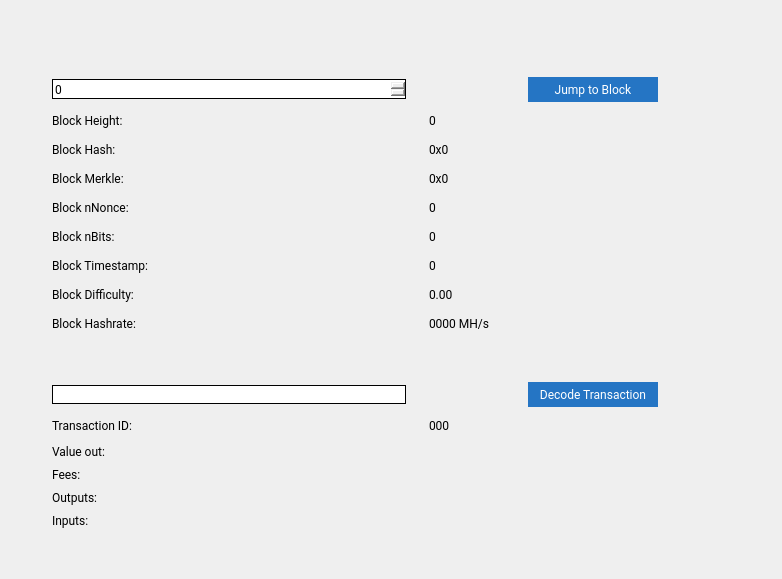
<?xml version="1.0" encoding="UTF-8"?>
<ui version="4.0">
 <class>BlockBrowser</class>
 <widget class="QWidget" name="BlockBrowser">
  <property name="windowModality">
   <enum>Qt::NonModal</enum>
  </property>
  <property name="enabled">
   <bool>true</bool>
  </property>
  <property name="geometry">
   <rect>
    <x>0</x>
    <y>0</y>
    <width>782</width>
    <height>579</height>
   </rect>
  </property>
  <property name="sizePolicy">
   <sizepolicy hsizetype="Preferred" vsizetype="Preferred">
    <horstretch>0</horstretch>
    <verstretch>0</verstretch>
   </sizepolicy>
  </property>
  <property name="minimumSize">
   <size>
    <width>0</width>
    <height>0</height>
   </size>
  </property>
  <property name="acceptDrops">
   <bool>false</bool>
  </property>
  <property name="windowTitle">
   <string>Form</string>
  </property>
  <property name="styleSheet">
   <string notr="true">font-family:Roboto;</string>
  </property>
  <layout class="QGridLayout">
   <property name="sizeConstraint">
    <enum>QLayout::SetMaximumSize</enum>
   </property>
   <property name="leftMargin">
    <number>52</number>
   </property>
   <property name="rightMargin">
    <number>22</number>
   </property>
   <property name="horizontalSpacing">
    <number>7</number>
   </property>
   <item row="3" column="0">
    <layout class="QGridLayout" name="gridLayout_3" rowstretch="0,0,0,0,0,0,0,0,0,0,0,0,0,0,0,0,0,0,0" columnstretch="0,0">
     <property name="sizeConstraint">
      <enum>QLayout::SetDefaultConstraint</enum>
     </property>
     <property name="horizontalSpacing">
      <number>0</number>
     </property>
     <property name="verticalSpacing">
      <number>8</number>
     </property>
     <item row="1" column="1" alignment="Qt::AlignHCenter|Qt::AlignVCenter">
      <widget class="QPushButton" name="blockButton">
       <property name="minimumSize">
        <size>
         <width>150</width>
         <height>25</height>
        </size>
       </property>
       <property name="styleSheet">
        <string notr="true">border:0; background-color: rgb(37, 117, 196); margin-left:20px; color: white; font-family: Roboto;</string>
       </property>
       <property name="text">
        <string>Jump to Block</string>
       </property>
      </widget>
     </item>
     <item row="3" column="1">
      <widget class="QLabel" name="heightLabel">
       <property name="layoutDirection">
        <enum>Qt::LeftToRight</enum>
       </property>
       <property name="styleSheet">
        <string notr="true">margin-left:20px;font-family: Roboto;color:black;</string>
       </property>
       <property name="text">
        <string>0</string>
       </property>
       <property name="alignment">
        <set>Qt::AlignLeading|Qt::AlignLeft|Qt::AlignTop</set>
       </property>
      </widget>
     </item>
     <item row="7" column="0">
      <widget class="QLabel" name="bitsLabel">
       <property name="styleSheet">
        <string notr="true">font-family: Roboto;color:black;</string>
       </property>
       <property name="text">
        <string>Block nBits:</string>
       </property>
      </widget>
     </item>
     <item row="15" column="0">
      <widget class="QLabel" name="feesLabel">
       <property name="styleSheet">
        <string notr="true">font-family: Roboto;color:black;</string>
       </property>
       <property name="text">
        <string>Fees:</string>
       </property>
      </widget>
     </item>
     <item row="7" column="1">
      <widget class="QLabel" name="bitsBox">
       <property name="layoutDirection">
        <enum>Qt::LeftToRight</enum>
       </property>
       <property name="styleSheet">
        <string notr="true">margin-left:20px;font-family: Roboto;color:black;</string>
       </property>
       <property name="text">
        <string>0</string>
       </property>
       <property name="alignment">
        <set>Qt::AlignLeading|Qt::AlignLeft|Qt::AlignTop</set>
       </property>
      </widget>
     </item>
     <item row="5" column="1">
      <widget class="QLabel" name="merkleBox">
       <property name="minimumSize">
        <size>
         <width>187</width>
         <height>0</height>
        </size>
       </property>
       <property name="layoutDirection">
        <enum>Qt::LeftToRight</enum>
       </property>
       <property name="styleSheet">
        <string notr="true">margin-left:20px;font-family: Roboto;color:black;</string>
       </property>
       <property name="text">
        <string>0x0</string>
       </property>
       <property name="alignment">
        <set>Qt::AlignLeading|Qt::AlignLeft|Qt::AlignTop</set>
       </property>
      </widget>
     </item>
     <item row="6" column="0">
      <widget class="QLabel" name="nonceLabel">
       <property name="styleSheet">
        <string notr="true">font-family: Roboto;color:black;</string>
       </property>
       <property name="text">
        <string>Block nNonce:</string>
       </property>
      </widget>
     </item>
     <item row="16" column="0">
      <widget class="QLabel" name="outputLabel">
       <property name="styleSheet">
        <string notr="true">font-family: Roboto;color:black;</string>
       </property>
       <property name="text">
        <string>Outputs:</string>
       </property>
       <property name="alignment">
        <set>Qt::AlignLeading|Qt::AlignLeft|Qt::AlignTop</set>
       </property>
      </widget>
     </item>
     <item row="16" column="1">
      <widget class="QLabel" name="outputBox">
       <property name="layoutDirection">
        <enum>Qt::LeftToRight</enum>
       </property>
       <property name="styleSheet">
        <string notr="true">margin-left:20px;font-family: Roboto;color:black;</string>
       </property>
       <property name="text">
        <string/>
       </property>
       <property name="alignment">
        <set>Qt::AlignLeading|Qt::AlignLeft|Qt::AlignTop</set>
       </property>
      </widget>
     </item>
     <item row="6" column="1">
      <widget class="QLabel" name="nonceBox">
       <property name="layoutDirection">
        <enum>Qt::LeftToRight</enum>
       </property>
       <property name="styleSheet">
        <string notr="true">margin-left:20px;font-family: Roboto;color:black;</string>
       </property>
       <property name="text">
        <string>0</string>
       </property>
       <property name="alignment">
        <set>Qt::AlignLeading|Qt::AlignLeft|Qt::AlignTop</set>
       </property>
      </widget>
     </item>
     <item row="8" column="0">
      <widget class="QLabel" name="timeLabel">
       <property name="styleSheet">
        <string notr="true">font-family: Roboto;color:black;</string>
       </property>
       <property name="text">
        <string>Block Timestamp:</string>
       </property>
      </widget>
     </item>
     <item row="4" column="1">
      <widget class="QLabel" name="hashBox">
       <property name="enabled">
        <bool>true</bool>
       </property>
       <property name="sizePolicy">
        <sizepolicy hsizetype="Preferred" vsizetype="Preferred">
         <horstretch>0</horstretch>
         <verstretch>0</verstretch>
        </sizepolicy>
       </property>
       <property name="minimumSize">
        <size>
         <width>0</width>
         <height>0</height>
        </size>
       </property>
       <property name="layoutDirection">
        <enum>Qt::LeftToRight</enum>
       </property>
       <property name="styleSheet">
        <string notr="true">margin-left:20px;font-family: Roboto;color:black;</string>
       </property>
       <property name="text">
        <string>0x0</string>
       </property>
       <property name="alignment">
        <set>Qt::AlignLeading|Qt::AlignLeft|Qt::AlignTop</set>
       </property>
      </widget>
     </item>
     <item row="12" column="0">
      <widget class="QLineEdit" name="txBox">
       <property name="sizePolicy">
        <sizepolicy hsizetype="Preferred" vsizetype="Fixed">
         <horstretch>0</horstretch>
         <verstretch>0</verstretch>
        </sizepolicy>
       </property>
       <property name="styleSheet">
        <string notr="true">color:black; font-family: Roboto; border: 1px solid;sssssssss</string>
       </property>
       <property name="inputMask">
        <string comment="Transaction id" extracomment="Transaction id"/>
       </property>
       <property name="placeholderText">
        <string comment="Transaction ID" extracomment="Transaction ID"/>
       </property>
      </widget>
     </item>
     <item row="11" column="0">
      <spacer name="verticalSpacer_2">
       <property name="orientation">
        <enum>Qt::Vertical</enum>
       </property>
       <property name="sizeHint" stdset="0">
        <size>
         <width>20</width>
         <height>40</height>
        </size>
       </property>
      </spacer>
     </item>
     <item row="17" column="1">
      <widget class="QLabel" name="inputBox">
       <property name="layoutDirection">
        <enum>Qt::LeftToRight</enum>
       </property>
       <property name="styleSheet">
        <string notr="true">color:black; font-family: Roboto;color:black;</string>
       </property>
       <property name="text">
        <string/>
       </property>
       <property name="alignment">
        <set>Qt::AlignLeading|Qt::AlignLeft|Qt::AlignTop</set>
       </property>
      </widget>
     </item>
     <item row="13" column="1">
      <widget class="QLabel" name="txID">
       <property name="layoutDirection">
        <enum>Qt::LeftToRight</enum>
       </property>
       <property name="styleSheet">
        <string notr="true">margin-left:20px;font-family: Roboto;color:black;</string>
       </property>
       <property name="text">
        <string>000</string>
       </property>
       <property name="alignment">
        <set>Qt::AlignLeading|Qt::AlignLeft|Qt::AlignTop</set>
       </property>
      </widget>
     </item>
     <item row="9" column="0">
      <widget class="QLabel" name="hardLabel">
       <property name="styleSheet">
        <string notr="true">font-family: Roboto;color:black;</string>
       </property>
       <property name="text">
        <string>Block Difficulty:</string>
       </property>
      </widget>
     </item>
     <item row="14" column="1">
      <widget class="QLabel" name="valueBox">
       <property name="layoutDirection">
        <enum>Qt::LeftToRight</enum>
       </property>
       <property name="styleSheet">
        <string notr="true">margin-left:20px;font-family: Roboto;color:black;</string>
       </property>
       <property name="text">
        <string/>
       </property>
       <property name="alignment">
        <set>Qt::AlignLeading|Qt::AlignLeft|Qt::AlignTop</set>
       </property>
      </widget>
     </item>
     <item row="3" column="0">
      <widget class="QLabel" name="heightLabel_2">
       <property name="styleSheet">
        <string notr="true">font-family: Roboto;color:black;</string>
       </property>
       <property name="text">
        <string>Block Height:</string>
       </property>
      </widget>
     </item>
     <item row="8" column="1">
      <widget class="QLabel" name="timeBox">
       <property name="layoutDirection">
        <enum>Qt::LeftToRight</enum>
       </property>
       <property name="styleSheet">
        <string notr="true">margin-left:20px;font-family: Roboto;color:black;</string>
       </property>
       <property name="text">
        <string>0</string>
       </property>
       <property name="alignment">
        <set>Qt::AlignLeading|Qt::AlignLeft|Qt::AlignTop</set>
       </property>
      </widget>
     </item>
     <item row="15" column="1">
      <widget class="QLabel" name="feesBox">
       <property name="layoutDirection">
        <enum>Qt::LeftToRight</enum>
       </property>
       <property name="styleSheet">
        <string notr="true">margin-left:20px;font-family: Roboto;color:black;</string>
       </property>
       <property name="text">
        <string/>
       </property>
       <property name="alignment">
        <set>Qt::AlignLeading|Qt::AlignLeft|Qt::AlignTop</set>
       </property>
      </widget>
     </item>
     <item row="10" column="0">
      <widget class="QLabel" name="pawLabel">
       <property name="styleSheet">
        <string notr="true">font-family: Roboto;color:black;</string>
       </property>
       <property name="text">
        <string>Block Hashrate:</string>
       </property>
      </widget>
     </item>
     <item row="5" column="0">
      <widget class="QLabel" name="merkleLabel">
       <property name="styleSheet">
        <string notr="true">font-family: Roboto;color:black;</string>
       </property>
       <property name="text">
        <string>Block Merkle:</string>
       </property>
      </widget>
     </item>
     <item row="4" column="0">
      <widget class="QLabel" name="hashLabel">
       <property name="styleSheet">
        <string notr="true">font-family: Roboto;color:black;</string>
       </property>
       <property name="text">
        <string>Block Hash:</string>
       </property>
      </widget>
     </item>
     <item row="12" column="1" alignment="Qt::AlignHCenter|Qt::AlignVCenter">
      <widget class="QPushButton" name="txButton">
       <property name="minimumSize">
        <size>
         <width>150</width>
         <height>25</height>
        </size>
       </property>
       <property name="styleSheet">
        <string notr="true">border:0; background-color:#2575C4;margin-left:20px; color: white; font-family: Roboto;</string>
       </property>
       <property name="text">
        <string>Decode Transaction</string>
       </property>
      </widget>
     </item>
     <item row="18" column="0">
      <spacer name="verticalSpacer">
       <property name="orientation">
        <enum>Qt::Vertical</enum>
       </property>
       <property name="sizeHint" stdset="0">
        <size>
         <width>20</width>
         <height>40</height>
        </size>
       </property>
      </spacer>
     </item>
     <item row="13" column="0">
      <widget class="QLabel" name="txLabel">
       <property name="styleSheet">
        <string notr="true">font-family: Roboto;color:black;</string>
       </property>
       <property name="text">
        <string>Transaction ID:</string>
       </property>
      </widget>
     </item>
     <item row="9" column="1">
      <widget class="QLabel" name="hardBox">
       <property name="layoutDirection">
        <enum>Qt::LeftToRight</enum>
       </property>
       <property name="styleSheet">
        <string notr="true">margin-left:20px;font-family: Roboto;color:black;</string>
       </property>
       <property name="text">
        <string>0.00</string>
       </property>
       <property name="alignment">
        <set>Qt::AlignLeading|Qt::AlignLeft|Qt::AlignTop</set>
       </property>
      </widget>
     </item>
     <item row="17" column="0">
      <widget class="QLabel" name="inputLabel">
       <property name="styleSheet">
        <string notr="true">font-family: Roboto;color:black;</string>
       </property>
       <property name="text">
        <string>Inputs:</string>
       </property>
       <property name="alignment">
        <set>Qt::AlignLeading|Qt::AlignLeft|Qt::AlignTop</set>
       </property>
      </widget>
     </item>
     <item row="14" column="0">
      <widget class="QLabel" name="valueLabel">
       <property name="styleSheet">
        <string notr="true">font-family: Roboto;color:black;</string>
       </property>
       <property name="text">
        <string>Value out:</string>
       </property>
      </widget>
     </item>
     <item row="10" column="1">
      <widget class="QLabel" name="pawBox">
       <property name="layoutDirection">
        <enum>Qt::LeftToRight</enum>
       </property>
       <property name="styleSheet">
        <string notr="true">margin-left:20px;font-family: Roboto;color:black;</string>
       </property>
       <property name="text">
        <string>0000 MH/s</string>
       </property>
       <property name="alignment">
        <set>Qt::AlignLeading|Qt::AlignLeft|Qt::AlignTop</set>
       </property>
      </widget>
     </item>
     <item row="1" column="0">
      <widget class="QSpinBox" name="heightBox">
       <property name="sizePolicy">
        <sizepolicy hsizetype="Preferred" vsizetype="Fixed">
         <horstretch>0</horstretch>
         <verstretch>0</verstretch>
        </sizepolicy>
       </property>
       <property name="minimumSize">
        <size>
         <width>0</width>
         <height>20</height>
        </size>
       </property>
       <property name="styleSheet">
        <string notr="true">color:black; font-family: Roboto; border: 1px solid ;</string>
       </property>
       <property name="maximum">
        <number>99999999</number>
       </property>
      </widget>
     </item>
    </layout>
   </item>
   <item row="1" column="0">
    <layout class="QHBoxLayout" name="horizontalLayout_4">
     <property name="spacing">
      <number>7</number>
     </property>
     <item>
      <widget class="QLabel" name="label_5">
       <property name="font">
        <font>
         <family>Roboto</family>
        </font>
       </property>
       <property name="text">
        <string>&lt;html&gt;&lt;head/&gt;&lt;body&gt;&lt;p align=&quot;center&quot;&gt;&lt;img src=&quot;:/icons/res/icons/blockt.png&quot;/&gt;&lt;/p&gt;&lt;/body&gt;&lt;/html&gt;</string>
       </property>
      </widget>
     </item>
    </layout>
   </item>
   <item row="0" column="0">
    <spacer name="verticalSpacer_3">
     <property name="orientation">
      <enum>Qt::Vertical</enum>
     </property>
     <property name="sizeType">
      <enum>QSizePolicy::Fixed</enum>
     </property>
     <property name="sizeHint" stdset="0">
      <size>
       <width>20</width>
       <height>10</height>
      </size>
     </property>
    </spacer>
   </item>
   <item row="2" column="0">
    <spacer name="verticalSpacer_4">
     <property name="orientation">
      <enum>Qt::Vertical</enum>
     </property>
     <property name="sizeType">
      <enum>QSizePolicy::Fixed</enum>
     </property>
     <property name="sizeHint" stdset="0">
      <size>
       <width>20</width>
       <height>35</height>
      </size>
     </property>
    </spacer>
   </item>
  </layout>
 </widget>
 <resources/>
 <connections/>
</ui>
